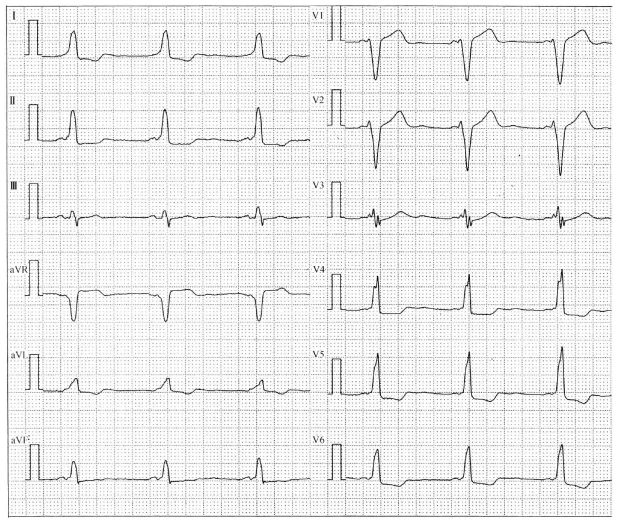
#> input picture bucket/test3.jpg, 1235 x 1044 px, found by its file name (shown at 1/2 size)
$ python process.py
#> lines starting #> are read from the running program, lines starting #| are printed output that depends on the picture; after the words box and inside, x2 and y2 are one past the last pixel; in counts of white or black regions, pixels touching at a corner belong together
#> in main, image is the input picture: shape (1044, 1235); min 0, max 255, mean 236.5
import sys
import scipy
import cv2 as cv
import numpy as np
from scipy import ndimage
from matplotlib import pyplot as plt
from PIL import Image
import pytesseract

# Helper function to help display an oversized image
def display_image(image, name):
#> called with name = 'Original Image'
    if image.shape[0] > 1000:
        image = cv.resize(image, (0, 0), fx=0.85, fy=0.85)
#> image: shape (887, 1050)
#| (1044, 1235)
    cv.imshow(name, image)
    cv.waitKey(0)
    cv.destroyAllWindows()


# Helper function to sharpen the image
def sharpen(img):
    kernel = np.array([[0, -1, 0],
                        [-1, 5.5, -1],
                        [0, -1, 0]], np.float32)
    img = cv.filter2D(img, -1, kernel)
    return img


# Helper function to increase contrast of an image
def increase_contrast(img):
    lab_img = cv.cvtColor(img, cv.COLOR_RGB2LAB)
    l, a, b = cv.split(lab_img)
    clahe = cv.createCLAHE(clipLimit=4, tileGridSize=(8, 8))
    cl = clahe.apply(l)
    img = cv.merge((cl, a, b))
    img = cv.cvtColor(img, cv.COLOR_LAB2RGB)
    return img


# Helper function to crop the image and eliminate the borders
def crop_image(image, upper, lower, left, right):
#> called with upper = 200, lower = -20, left = 0, right = 0
    mask = image > 0
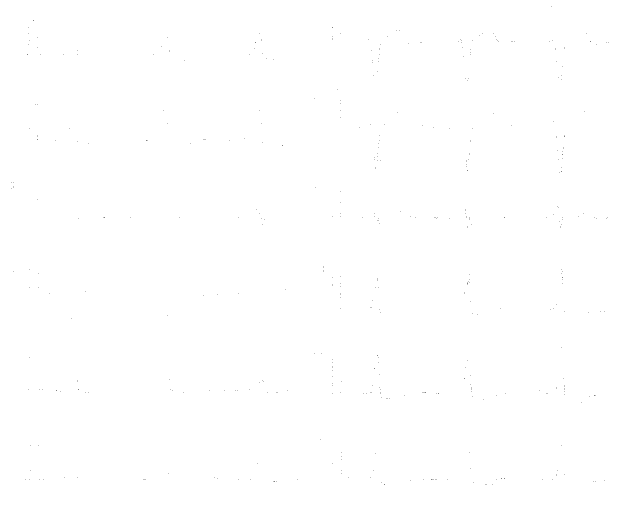
#> mask: shape (1044, 1235) bool (shown at 1/2 size); 100% white; black in thin lines or dots, all inside (x1, y1, x2, y2) = (23, 12, 1217, 969)
    coords = np.argwhere(mask)
#> coords = 1288857 pairs, first value 0 to 1043, second value 0 to 1234
    x0, y0 = coords.min(axis=0)
#> x0 = 0; y0 = 0
    x1, y1 = coords.max(axis=0) + 1
#> x1 = 1044; y1 = 1235
    image = image[x0 + upper: x1 + lower, y0 + left: y1 + right]
#> image: shape (824, 1235)
    return image


# Another helper function to crop and remove the borders
def crop_image_v2(image, tolerance=0):
    mask = image > tolerance
    image = image[np.ix_(mask.any(1), mask.any(0))]
    return image


# Helper function to distinguish different ECG signals on specific image
def separate_components(image):
    ret, labels = cv.connectedComponents(image, connectivity=8)

    # mapping component labels to hue value
    label_hue = np.uint8(179 * labels / np.max(labels))
    blank_ch = 255 * np.ones_like(label_hue)
    labeled_image = cv.merge([label_hue, blank_ch, blank_ch])
    labeled_image = cv.cvtColor(labeled_image, cv.COLOR_HSV2BGR)

    # set background label to white
    labeled_image[label_hue == 0] = 255
    return labeled_image


# Helper function to display segmented ECG picture
def display_segments(name, item, axis='off'):
    plt.figure(figsize=(12, 9))
    plt.imshow(item, cmap="magma")
    plt.title(name)
    plt.axis(axis)
    plt.subplots_adjust(wspace=.05, left=.01, bottom=.01, right=.99, top=.9)
    plt.show()


# Helper function to detect characters
def ocr(image):
    text = pytesseract.image_to_string(image, lang='eng')
    return text


def main():
    image_name = 'images/test3.jpg'  # select image
    #image_name = 'new/6/22 陆金明 ？/IMAGE_000018.jpg'

    image = cv.imread(image_name, flags=cv.IMREAD_GRAYSCALE)  # read the image as GS

    # sanity check
    if image is None:
        print('Cannot open image: ' + image_name)
        sys.exit(0)

    display_image(image, 'Original Image')
    print(image.shape)

    # crop out upper region
    cropped_image = crop_image(image, 200, -20, 0, 0)
    display_image(cropped_image, 'Cropped Image')


    # Denoise
    cropped_image = cv.fastNlMeansDenoising(cropped_image, None, 20, 7, 21)


    ## template Matching
    template = cv.imread('images/pulse.jpg', cv.IMREAD_GRAYSCALE)
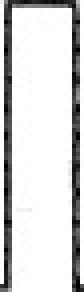
#> input picture images/pulse.jpg, 21 x 73 px (shown 4 times larger)
#> template is the input picture: shape (73, 21); min 0, max 255, mean 213.1
    w, h = template.shape[::-1]
#> w = 21; h = 73

    res = cv.matchTemplate(cropped_image,template,cv.TM_CCOEFF_NORMED)
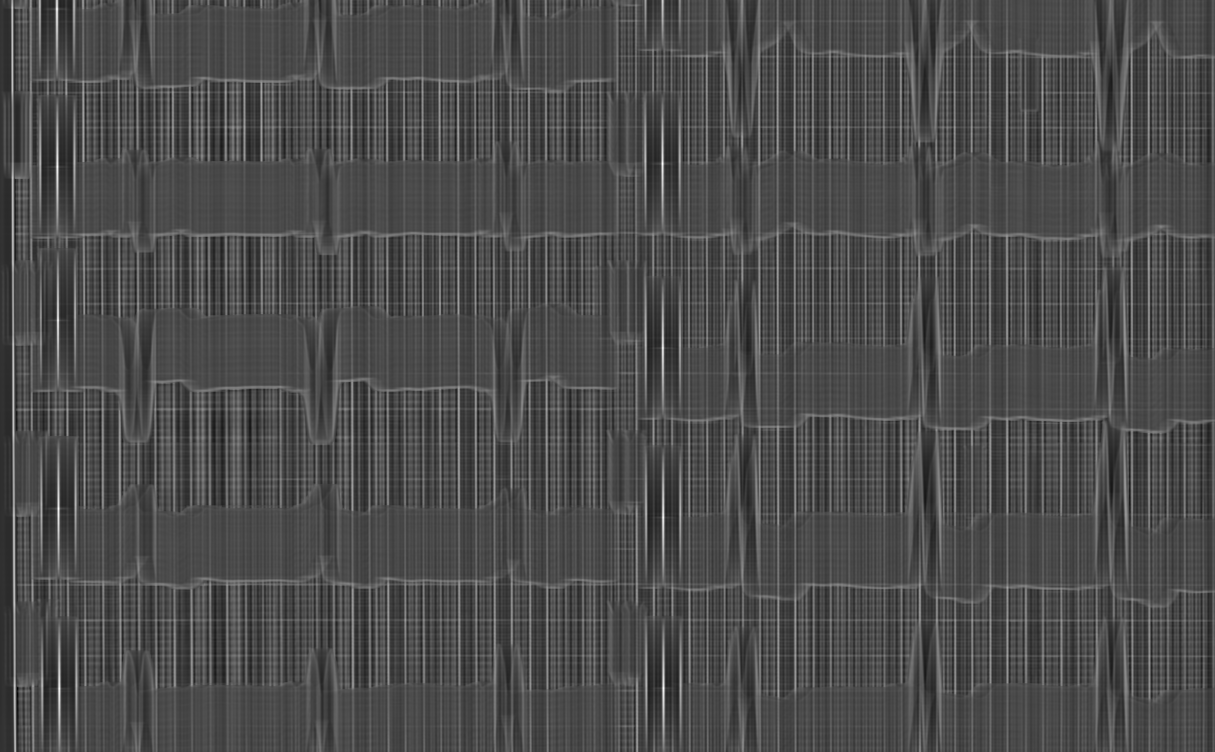
#> res: shape (752, 1215) float32; min -0.387, max 0.91, mean 0.000382; drawn with min black and max white
    threshold = 0.75
    loc = np.where( res >= threshold)
#> loc = 113 positions, rows 8 to 698, columns 56 to 663
    for pt in zip(*loc[::-1]):
        cv.rectangle(cropped_image, pt, (pt[0] + w, pt[1] + h), (0,0,255), 2)
#> this loop made 113 passes
#> pt on passes 1 to 12: (56, 8), (57, 8), (56, 9), (57, 9), (57, 157), (662, 157), (57, 158), (662, 158), (57, 159), (662, 159), (57, 160), (662, 160)
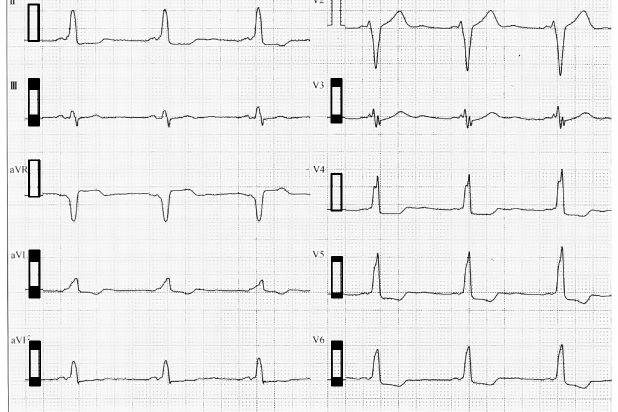
#> cropped_image: shape (824, 1235) (shown at 1/2 size); min 0, max 255, mean 235.9

    cv.imwrite('res.png',cropped_image)
    display_image(cropped_image, 'Match Template Image')

    cropped_image = cv.bitwise_not(cropped_image)

    # use thresholding to transform the image into a binary one
    ret, binary_image = cv.threshold(cropped_image, 127, 255, cv.THRESH_BINARY) # change to Otsu
#> binary_image: shape (824, 1235); 2.8% white; 772 white regions (740 under 20 px), largest, box (x1, y1, x2, y2) and area: (655, 493, 1223, 608) 2916, (654, 156, 1223, 258) 2846, (49, 156, 620, 255) 2788

    # [5 lines of commented-out code are left out]
    display_image(binary_image, 'Binary Image')
    print(binary_image.shape)
#| (824, 1235)

    structure = np.array([[1, 1, 1],
                          [1, 1, 1],
                          [1, 1, 1]], np.uint8)
    labeled_image, nb = ndimage.label(binary_image, structure=structure)
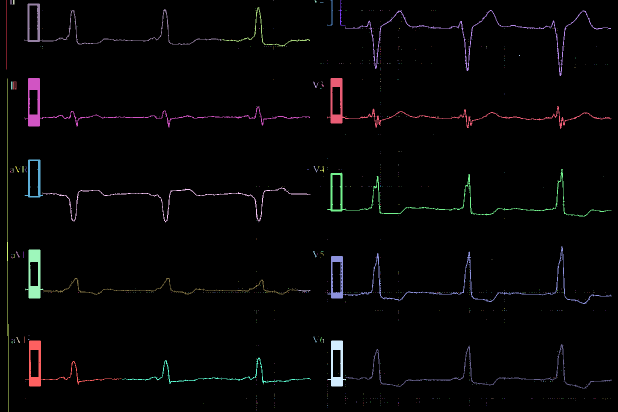
#> labeled_image: shape (824, 1235) int32 (shown at 1/2 size); 773 distinct labels, from 0 to 772; one colour per label, 0 black
#> nb = 772
    display_segments('Labeled Image', labeled_image)

    print()
    print('There are ' + str(np.amax(labeled_image) + 1) + ' labeled components.')
#| There are 773 labeled components.
    print()

    curve_indices = []
    curve_lengths = []
    curve_widths = []
    curve_lower_bound = []
    curve_upper_bound = []
    fig = plt.figure(figsize=(12, 8))
    plt.title('Separated Curves')
    columns = 2     # change depending on the ecg
    rows = 6        #

    for i in range(1, np.amax(labeled_image) + 1):
        sl = ndimage.find_objects(labeled_image == i)
        img = binary_image[sl[0]]
        #display_image(img,str(i) )
        if img.shape[1] > 200:
            curve_indices.append(i)
            curve_widths.append(img.shape[0])
            curve_lengths.append(img.shape[1])
            curve_lower_bound.append(sl[0][0].stop)
            curve_upper_bound.append(sl[0][0].start)
            print("Curve {} line range = [{}, {}].".format(len(curve_indices), sl[0][0].start, sl[0][0].stop))
            fig.add_subplot(rows, columns, len(curve_indices))
            plt.imshow(img, cmap='gray')
        else:
            continue
#> this loop made 772 passes
#> img on passes 4, 10, 12: [255], [255], [255]
#| Curve 1 line range = [7, 90].
#| Curve 2 line range = [20, 152].
#| Curve 3 line range = [156, 255].
#| Curve 4 line range = [156, 258].
#| Curve 5 line range = [338, 433].
#| Curve 6 line range = [375, 445].
#| Curve 7 line range = [493, 608].
#| Curve 8 line range = [556, 590].
#> (further printed lines are left out)
#> after the loop, curve_indices = [9, 13, 173, 174, 259, 304, 330, 355, 592, 598]; curve_lengths = [393, 532, 571, 569, 569, 536, 568, 508, 532, 378]; curve_lower_bound = [90, 152, 255, 258, 433, 445, 608, 590, 777, 768]; curve_upper_bound = [7, 20, 156, 156, 338, 375, 493, 556, 688, 715]; curve_widths = [83, 132, 99, 102, 95, 70, 115, 34, 89, 53]
    plt.show()

    print("Effective curves are components from indices: ", curve_indices)
#| Effective curves are components from indices:  [9, 13, 173, 174, 259, 304, 330, 355, 592, 598]
    print("Their corresponding curve lengths are: ", curve_lengths)
#| Their corresponding curve lengths are:  [393, 532, 571, 569, 569, 536, 568, 508, 532, 378]
    print("Their corresponding curve widths are: ", curve_widths)
#| Their corresponding curve widths are:  [83, 132, 99, 102, 95, 70, 115, 34, 89, 53]
    print()

    fig = plt.figure(figsize=(12, 8))
    plt.title("Extracted 'S'")
    # columns = 2
    # rows = 5

    # for recording the baselines of the curves
    baselines = []
    for i in range(1, np.amax(labeled_image) + 1):
        sl = ndimage.find_objects(labeled_image == i)
        img = binary_image[sl[0]]
        #display_image(img,str(i) )
        if 10 < img.shape[0] < 12 and 6 < img.shape[1] < 8:
            if (len(baselines) == 5): # number of rows
                break
            baselines.append(sl[0][0].stop)
            print("'S' {} line range = [{}, {}].".format(len(baselines), sl[0][0].start, sl[0][0].stop))

            fig.add_subplot(rows, columns, len(baselines))
            plt.imshow(img, cmap='gray')
        else:
            continue
#> after the loop, baselines = []
    plt.show()

    print("The corresponding baselines for the curves are: ", baselines)
#| The corresponding baselines for the curves are:  []
    print()

    fig = plt.figure(figsize=(12, 8))
    plt.title("Trimmed Curves")
    # columns = 1
    # rows = 5
    # make sure the curves have the same length (same as the shortest)
    final_images = []
    min_length = min(curve_lengths)
#> min_length = 378
    for i in range(len(curve_indices)):
        sl = ndimage.find_objects(labeled_image == curve_indices[i])
        img = binary_image[sl[0]]
        display_image(img,str(i) )
        # print(img.shape)
        if img.shape[1] > min_length:
            diff = img.shape[1] - min_length
            img = crop_image(img, 0, 0, diff, 0)
        final_images.append(img)
        fig.add_subplot(rows, columns, i + 1)
        plt.imshow(img, cmap='gray')
#> this loop made 10 passes
#> (diff, x1 in crop_image, y1 in crop_image) on passes 1 to 9: (15, 83, 393), (154, 132, 532), (193, 99, 571), (191, 102, 569), (191, 95, 569), (158, 70, 536), (190, 115, 568), (130, 34, 508), (154, 89, 532)
#> pass 1, in crop_image (call 2), `image = image[x0 + upper: x1 + lower, y0 + left: y1 + right]`:
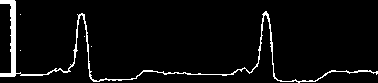
#> image: shape (83, 378); 4.6% white; 5 white regions (4 under 20 px), largest, box (x1, y1, x2, y2) and area: (0, 0, 378, 83) 1451
#> after the loop: img: shape (53, 378); 4.6% white in thin lines or dots
#> after the loop, diff = 154; final_images = 10 items
    plt.show()

    fig = plt.figure(figsize=(12, 8))
    plt.title('Scattered Dots')
    # columns = 1
    # rows = 5

    coords = []
    for i in range(len(curve_indices)):
        curve = final_images[i]
        length = curve.shape[1]
        width = curve.shape[0]
        xs = []
        ys = []
        for j in range(length):
            for k in range(width - 1, -1, -1):
                if curve[k][j] == 255:
                    xs.append(j)
                    ys.append(width - k)
                    break
                else:
                    continue
        fig.add_subplot(rows, columns, i + 1)
        coords.append(ys)
        plt.plot(xs, ys)
#> this loop made 10 passes
#> width on passes 1 to 10: 83, 132, 99, 102, 95, 70, 115, 34, 89, 53
#> after the loop, coords = 10 items
    plt.show()
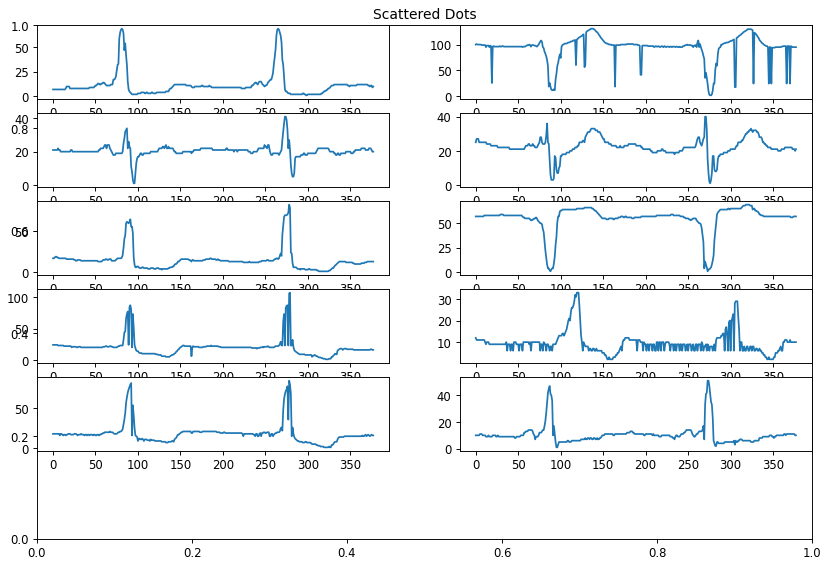
#> figure drawn by matplotlib, 10 panels; panel 1: curve peaks at x = 81, y = 69; panel 2: curve peaks at x = 136, y = 131; panel 3: curve peaks at x = 273, y = 41; panel 4: curve peaks at x = 270, y = 40

    bigger_pic = []
    for i in range(len(baselines)):
        axis = baselines[i]
        gs_img = []
        for j in range(len(coords[0])):
            actual_coord = curve_upper_bound[i] + coords[i][j]
            g = 127 + actual_coord - axis
            gs_img.append(g)
        bigger_pic.append(gs_img)
#> this loop made 0 passes
#> after the loop, bigger_pic = []
    if len(baselines)!=0:
        array = np.array(bigger_pic, dtype=np.uint8)
        newimg = Image.fromarray(array)
        newimg.show()
        newimg.save('result_image.png')

if __name__ == '__main__':
    main()
